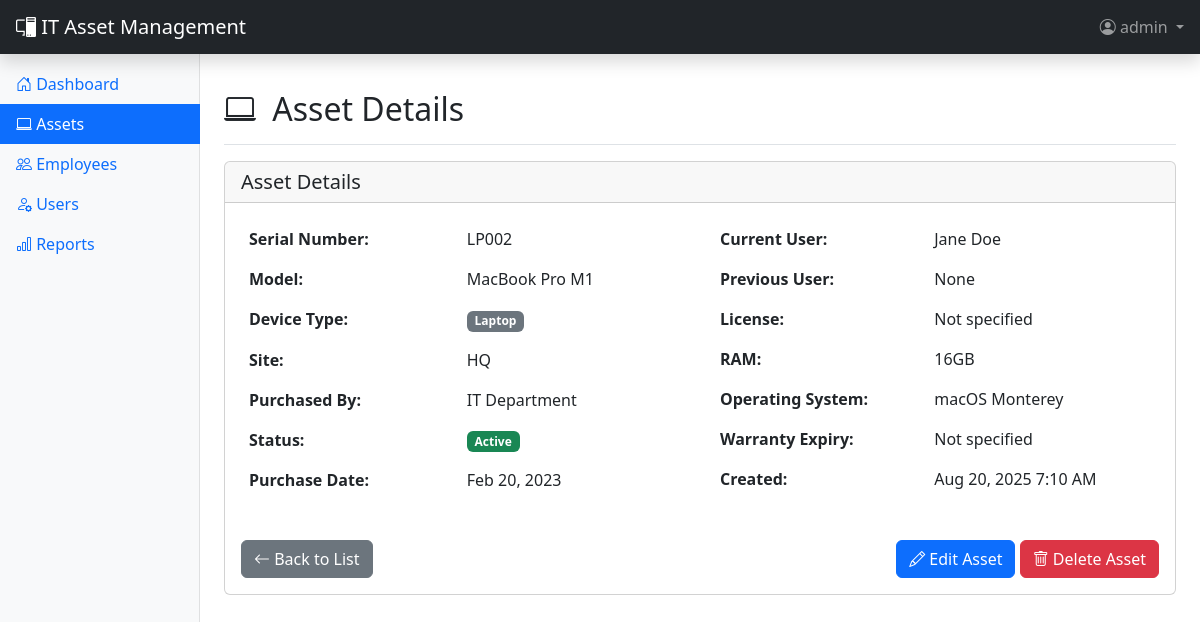
Screenshot of /assets.php?action=view&id=2 (signed in) with the database file from the repository.
### tables this page shows
CREATE TABLE assets (
    id INT AUTO_INCREMENT PRIMARY KEY,
    serial_number VARCHAR(100) NOT NULL UNIQUE,
    model VARCHAR(100),
    device_type ENUM('Laptop', 'Desktop', 'Projector', 'Monitor', 'Tablet', 'Phone', 'Server', 'Printer', 'Other') NOT NULL,
    site VARCHAR(50),
    purchased_by VARCHAR(100),
    current_user_id INT,
    previous_user_id INT,
    license VARCHAR(255),
    status ENUM('Active', 'Spare', 'Retired', 'Maintenance', 'Lost') DEFAULT 'Active',
    ram VARCHAR(20),
    os VARCHAR(50),
    purchase_date DATE,
    warranty_expiry DATE,
    notes TEXT,
    created_at TIMESTAMP DEFAULT CURRENT_TIMESTAMP,
    updated_at TIMESTAMP DEFAULT CURRENT_TIMESTAMP ON UPDATE CURRENT_TIMESTAMP,
    FOREIGN KEY (current_user_id) REFERENCES employees(id) ON DELETE SET NULL,
    FOREIGN KEY (previous_user_id) REFERENCES employees(id) ON DELETE SET NULL
);

CREATE TABLE employees (
    id INT AUTO_INCREMENT PRIMARY KEY,
    name VARCHAR(100) NOT NULL,
    department VARCHAR(100),
    company VARCHAR(100),
    email VARCHAR(100) UNIQUE,
    created_at TIMESTAMP DEFAULT CURRENT_TIMESTAMP,
    updated_at TIMESTAMP DEFAULT CURRENT_TIMESTAMP ON UPDATE CURRENT_TIMESTAMP
);

### config/database.php (called while the page is built, shortened)
<?php
class Database {
    private $host = 'localhost';
    private $db_name = 'itam_system';
    private $username = 'root';
    private $password = '';
    private $charset = 'utf8mb4';
    public function getConnection() {
        $this->conn = null;
        try {
            $dsn = "mysql:host=" . $this->host . ";dbname=" . $this->db_name . ";charset=" . $this->charset;
            $options = [
                PDO::ATTR_ERRMODE => PDO::ERRMODE_EXCEPTION,
                PDO::ATTR_DEFAULT_FETCH_MODE => PDO::FETCH_ASSOC,
                PDO::ATTR_EMULATE_PREPARES => false,
            ];
            $this->conn = new PDO($dsn, $this->username, $this->password, $options);
        } catch(PDOException $e) {
            echo "Connection Error: " . $e->getMessage();
            exit;
        }
        return $this->conn;
    }
}
function getDB() {
    static $db = null;
    if ($db === null) {
        $database = new Database();
        $db = $database->getConnection();
    }
    return $db;
}
?>

### models/models.php (called while the page is built, shortened)
<?php
class Asset {
    private $db;
    public function __construct() {
        $this->db = getDB();
    }
    public function getById($id) {
        $stmt = $this->db->prepare("SELECT a.*,
                                           cu.name as current_user_name,
                                           pu.name as previous_user_name
                                    FROM assets a
                                    LEFT JOIN employees cu ON a.current_user_id = cu.id
                                    LEFT JOIN employees pu ON a.previous_user_id = pu.id
                                    WHERE a.id = ?");
        $stmt->execute([$id]);
        return $stmt->fetch();
    }
}
?>

### assets.php (the view, shortened to what this page needs)
<?php
require_once 'config/database.php';
require_once 'models/models.php';
$assetModel = new Asset();
$action = $_GET['action'] ?? 'list';
$id = $_GET['id'] ?? null;
$asset = null;
if (($action == 'edit' || $action == 'view') && $id) {
    $asset = $assetModel->getById($id);
}
?>
<div class="d-flex justify-content-between flex-wrap flex-md-nowrap align-items-center pt-3 pb-2 mb-3 border-bottom">
    <h1 class="h2">
        <i class="bi bi-laptop me-2"></i>
        <?php
        switch($action) {
            case 'view': echo 'Asset Details'; break;
        }
        ?>
    </h1>
</div>
<?php if ($action == 'list'): ?>
    <div class="card mb-4">
        <div class="card-body">
            <form method="GET" class="row g-3">
                <div class="col-md-4">
                    <label for="search" class="form-label">Search</label>
                    <input type="text" class="form-control" id="search" name="search"
                           placeholder="Serial number, model, user..."
                           value="<?php echo htmlspecialchars($_GET['search'] ?? ''); ?>">
                </div>
                <div class="col-md-3">
                    <label for="device_type" class="form-label">Device Type</label>
                    <select class="form-select" id="device_type" name="device_type">
                        <option value="">All Types</option>
                        <option value="Laptop" <?php echo ($_GET['device_type'] ?? '') == 'Laptop' ? 'selected' : ''; ?>>Laptop</option>
                        <option value="Desktop" <?php echo ($_GET['device_type'] ?? '') == 'Desktop' ? 'selected' : ''; ?>>Desktop</option>
                        <option value="Monitor" <?php echo ($_GET['device_type'] ?? '') == 'Monitor' ? 'selected' : ''; ?>>Monitor</option>
                        <option value="Projector" <?php echo ($_GET['device_type'] ?? '') == 'Projector' ? 'selected' : ''; ?>>Projector</option>
                        <option value="Tablet" <?php echo ($_GET['device_type'] ?? '') == 'Tablet' ? 'selected' : ''; ?>>Tablet</option>
                        <option value="Phone" <?php echo ($_GET['device_type'] ?? '') == 'Phone' ? 'selected' : ''; ?>>Phone</option>
                        <option value="Server" <?php echo ($_GET['device_type'] ?? '') == 'Server' ? 'selected' : ''; ?>>Server</option>
                        <option value="Printer" <?php echo ($_GET['device_type'] ?? '') == 'Printer' ? 'selected' : ''; ?>>Printer</option>
                        <option value="Other" <?php echo ($_GET['device_type'] ?? '') == 'Other' ? 'selected' : ''; ?>>Other</option>
                    </select>
                </div>
                <div class="col-md-3">
                    <label for="status" class="form-label">Status</label>
                    <select class="form-select" id="status" name="status">
                        <option value="">All Status</option>
                        <option value="Active" <?php echo ($_GET['status'] ?? '') == 'Active' ? 'selected' : ''; ?>>Active</option>
                        <option value="Spare" <?php echo ($_GET['status'] ?? '') == 'Spare' ? 'selected' : ''; ?>>Spare</option>
                        <option value="Retired" <?php echo ($_GET['status'] ?? '') == 'Retired' ? 'selected' : ''; ?>>Retired</option>
                        <option value="Maintenance" <?php echo ($_GET['status'] ?? '') == 'Maintenance' ? 'selected' : ''; ?>>Maintenance</option>
                        <option value="Lost" <?php echo ($_GET['status'] ?? '') == 'Lost' ? 'selected' : ''; ?>>Lost</option>
                    </select>
                </div>
                <div class="col-md-2">
                    <label class="form-label">&nbsp;</label>
                    <div class="d-grid">
                        <button type="submit" class="btn btn-primary">
                            <i class="bi bi-search"></i> Search
                        </button>
                    </div>
                </div>
            </form>
        </div>
    </div>
    <div class="card">
        <div class="card-body">
            <div class="table-responsive">
                <table class="table table-striped table-hover">
                    <thead class="table-dark">
                        <tr>
                            <th>Serial Number</th>
                            <th>Model</th>
                            <th>Device Type</th>
                            <th>Site</th>
                            <th>Current User</th>
                            <th>Status</th>
                            <th>Actions</th>
                        </tr>
                    </thead>
                    <tbody>
                        <?php
                        $searchTerm = $_GET['search'] ?? '';
                        $filters = [
                            'device_type' => $_GET['device_type'] ?? '',
                            'status' => $_GET['status'] ?? ''
                        ];
                        $assets = $assetModel->getAll($searchTerm, $filters);
                        foreach($assets as $asset_item):
                        ?>
                        <tr>
                            <td><strong><?php echo htmlspecialchars($asset_item['serial_number']); ?></strong></td>
                            <td><?php echo htmlspecialchars($asset_item['model']); ?></td>
                            <td>
                                <span class="badge bg-secondary"><?php echo htmlspecialchars($asset_item['device_type']); ?></span>
                            </td>
                            <td><?php echo htmlspecialchars($asset_item['site']); ?></td>
                            <td><?php echo htmlspecialchars($asset_item['current_user_name'] ?: 'Unassigned'); ?></td>
                            <td>
                                <?php
                                $statusColors = [
                                    'Active' => 'success',
                                    'Spare' => 'info',
                                    'Retired' => 'warning',
                                    'Maintenance' => 'danger',
                                    'Lost' => 'dark'
                                ];
                                $color = $statusColors[$asset_item['status']] ?? 'secondary';
                                ?>
                                <span class="badge bg-<?php echo $color; ?> status-badge">
                                    <?php echo htmlspecialchars($asset_item['status']); ?>
                                </span>
                            </td>
                            <td class="table-actions">
                                <div class="btn-group btn-group-sm" role="group">
                                    <a href="assets.php?action=view&id=<?php echo $asset_item['id']; ?>"
                                       class="btn btn-outline-info" title="View">
                                        <i class="bi bi-eye"></i>
                                    </a>
                                    <a href="assets.php?action=edit&id=<?php echo $asset_item['id']; ?>"
                                       class="btn btn-outline-primary" title="Edit">
                                        <i class="bi bi-pencil"></i>
                                    </a>
                                    <button type="button" class="btn btn-outline-danger"
                                            onclick="deleteAsset(<?php echo $asset_item['id']; ?>)" title="Delete">
                                        <i class="bi bi-trash"></i>
                                    </button>
                                </div>
                            </td>
                        </tr>
                        <?php endforeach; ?>
                        <?php if(empty($assets)): ?>
                        <tr>
                            <td colspan="7" class="text-center text-muted py-4">
                                <i class="bi bi-inbox display-1"></i><br>
                                No assets found
                            </td>
                        </tr>
                        <?php endif; ?>
                    </tbody>
                </table>
            </div>
        </div>
    </div>
<?php elseif ($action == 'view'): ?>
    <div class="card">
        <div class="card-header">
            <h5 class="mb-0">Asset Details</h5>
        </div>
        <div class="card-body">
            <div class="row">
                <div class="col-md-6">
                    <table class="table table-borderless">
                        <tr>
                            <td class="fw-bold">Serial Number:</td>
                            <td><?php echo htmlspecialchars($asset['serial_number']); ?></td>
                        </tr>
                        <tr>
                            <td class="fw-bold">Model:</td>
                            <td><?php echo htmlspecialchars($asset['model']); ?></td>
                        </tr>
                        <tr>
                            <td class="fw-bold">Device Type:</td>
                            <td><span class="badge bg-secondary"><?php echo htmlspecialchars($asset['device_type']); ?></span></td>
                        </tr>
                        <tr>
                            <td class="fw-bold">Site:</td>
                            <td><?php echo htmlspecialchars($asset['site']); ?></td>
                        </tr>
                        <tr>
                            <td class="fw-bold">Purchased By:</td>
                            <td><?php echo htmlspecialchars($asset['purchased_by']); ?></td>
                        </tr>
                        <tr>
                            <td class="fw-bold">Status:</td>
                            <td>
                                <?php
                                $statusColors = [
                                    'Active' => 'success',
                                    'Spare' => 'info',
                                    'Retired' => 'warning',
                                    'Maintenance' => 'danger',
                                    'Lost' => 'dark'
                                ];
                                $color = $statusColors[$asset['status']] ?? 'secondary';
                                ?>
                                <span class="badge bg-<?php echo $color; ?>"><?php echo htmlspecialchars($asset['status']); ?></span>
                            </td>
                        </tr>
                        <tr>
                            <td class="fw-bold">Purchase Date:</td>
                            <td><?php echo $asset['purchase_date'] ? date('M j, Y', strtotime($asset['purchase_date'])) : 'Not specified'; ?></td>
                        </tr>
                    </table>
                </div>
                <div class="col-md-6">
                    <table class="table table-borderless">
                        <tr>
                            <td class="fw-bold">Current User:</td>
                            <td><?php echo htmlspecialchars($asset['current_user_name'] ?: 'Unassigned'); ?></td>
                        </tr>
                        <tr>
                            <td class="fw-bold">Previous User:</td>
                            <td><?php echo htmlspecialchars($asset['previous_user_name'] ?: 'None'); ?></td>
                        </tr>
                        <tr>
                            <td class="fw-bold">License:</td>
                            <td><?php echo htmlspecialchars($asset['license'] ?: 'Not specified'); ?></td>
                        </tr>
                        <tr>
                            <td class="fw-bold">RAM:</td>
                            <td><?php echo htmlspecialchars($asset['ram'] ?: 'Not specified'); ?></td>
                        </tr>
                        <tr>
                            <td class="fw-bold">Operating System:</td>
                            <td><?php echo htmlspecialchars($asset['os'] ?: 'Not specified'); ?></td>
                        </tr>
                        <tr>
                            <td class="fw-bold">Warranty Expiry:</td>
                            <td><?php echo $asset['warranty_expiry'] ? date('M j, Y', strtotime($asset['warranty_expiry'])) : 'Not specified'; ?></td>
                        </tr>
                        <tr>
                            <td class="fw-bold">Created:</td>
                            <td><?php echo date('M j, Y g:i A', strtotime($asset['created_at'])); ?></td>
                        </tr>
                    </table>
                </div>
            </div>
            <div class="d-flex justify-content-between mt-4">
                <a href="assets.php" class="btn btn-secondary">
                    <i class="bi bi-arrow-left"></i> Back to List
                </a>
                <div>
                    <a href="assets.php?action=edit&id=<?php echo $asset['id']; ?>" class="btn btn-primary">
                        <i class="bi bi-pencil"></i> Edit Asset
                    </a>
                    <button type="button" class="btn btn-danger" onclick="deleteAsset(<?php echo $asset['id']; ?>)">
                        <i class="bi bi-trash"></i> Delete Asset
                    </button>
                </div>
            </div>
        </div>
    </div>
<?php endif; ?>
<?php
require_once 'includes/layout.php';
?>

### rows the page displays
assets: serial_number "LP002", model "MacBook Pro M1", device_type "Laptop", site "HQ", purchased_by "IT Department", status "Active", purchase_date "Feb 20, 2023", current_user.name "Jane Doe", license "Not specified", ram "16GB", os "macOS Monterey", created_at "Aug 20, 2025 7:10 AM"

### other values shown
$currentUser['username'] "admin"
$asset['previous_user_name'] ?: 'None' "None"
